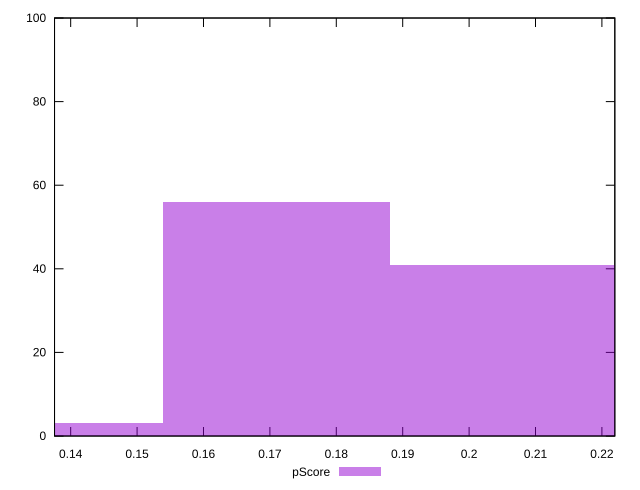

Write gnuplot code to recreate this figure.
reset

$pScore <<EOF
0.17097139878225046 56
0.20516567853870055 41
0.13677711902580036 3
EOF

set key outside below
set boxwidth 0.03419427975645009
set xrange [0.13756762302848102:0.22194516304780365]
set yrange [0:100]
set trange [0:100]
set style fill transparent solid 0.5 noborder
set terminal svg size 640, 490 enhanced background rgb 'white'
set output "report_00009_2021-02-08T22-37-41.559Z/largest-contentful-paint/samples/pages+cached+noadtech+nomedia/pScore/histogram.svg"

plot $pScore title "pScore" with boxes

reset
